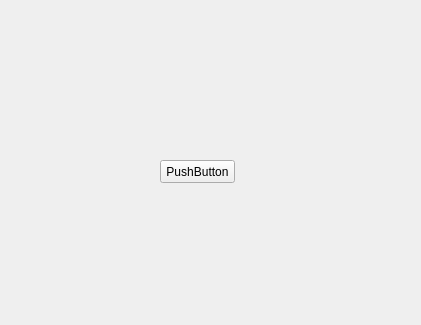
<?xml version="1.0" encoding="UTF-8"?>
<ui version="4.0">
 <class>_menuForm</class>
 <widget class="QWidget" name="_menuForm">
  <property name="geometry">
   <rect>
    <x>0</x>
    <y>0</y>
    <width>421</width>
    <height>325</height>
   </rect>
  </property>
  <property name="windowTitle">
   <string>Form</string>
  </property>
  <widget class="QPushButton" name="pushButton">
   <property name="geometry">
    <rect>
     <x>160</x>
     <y>160</y>
     <width>75</width>
     <height>23</height>
    </rect>
   </property>
   <property name="text">
    <string>PushButton</string>
   </property>
  </widget>
 </widget>
 <resources/>
 <connections/>
</ui>
